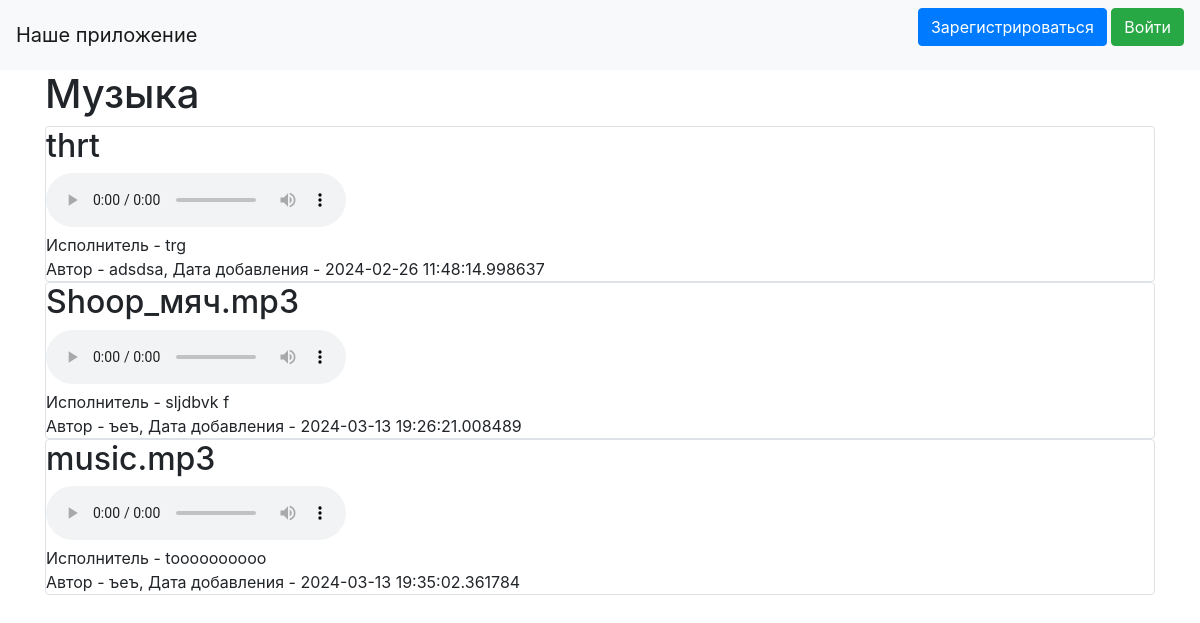
The page / on the database its author committed.
### data/news.py (models this page shows)
class News(SqlAlchemyBase):
    __tablename__ = 'news'
    id = sqlalchemy.Column(sqlalchemy.Integer, primary_key=True, autoincrement=True)
    title = sqlalchemy.Column(sqlalchemy.String, nullable=True)
    content = sqlalchemy.Column(sqlalchemy.String, nullable=True)
    created_date = sqlalchemy.Column(sqlalchemy.DateTime, default=datetime.datetime.now)
    is_private = sqlalchemy.Column(sqlalchemy.Boolean, default=True)
    user_id = sqlalchemy.Column(sqlalchemy.Integer, sqlalchemy.ForeignKey("users.id"))
    user = orm.relationship('User')
    categories = orm.relationship("Category", secondary="association", backref="news")

### data/users.py (models this page shows, shortened)
class User(SqlAlchemyBase, UserMixin):
    __tablename__ = 'users'
    id = sqlalchemy.Column(sqlalchemy.Integer, primary_key=True, autoincrement=True)
    name = sqlalchemy.Column(sqlalchemy.String, nullable=True)
    about = sqlalchemy.Column(sqlalchemy.String, nullable=True)
    email = sqlalchemy.Column(sqlalchemy.String, index=True, unique=True, nullable=True)
    hashed_password = sqlalchemy.Column(sqlalchemy.String, nullable=True)
    created_date = sqlalchemy.Column(sqlalchemy.DateTime, default=datetime.datetime.now)
    news = orm.relationship("News", back_populates='user')

### main.py (the view)
@app.route("/")
def index():
    db_sess = db_session.create_session()
    news = db_sess.query(News).filter(News.is_private != True)
    return render_template("index.html", news=news)

### data/db_session.py (called while the page is built)
def create_session() -> Session:
    global __factory
    return __factory()

### templates/index.html (shortened to what this page needs)
{% extends "base.html" %}
{% block content %}
    <h1>Музыка</h1>
    {% for item in news %}
        <div class="col-md6 border rounded" >
            <h2>{{ item.title }}</h2>
            <audio controls src="/static/{{item.title}}"> </audio>
            <div>Исполнитель - {{ item.content }}</div>
            <div> Автор - {{ item.user.name }}, Дата добавления - {{ item.created_date }} </div>
        </div>
    {% endfor %}
{% endblock %}

### templates/base.html (shortened to what this page needs)
<!doctype html>
<html lang="en">
<head>
    <link rel="stylesheet"
          href="https://stackpath.bootstrapcdn.com/bootstrap/4.4.1/css/bootstrap.min.css"
>
</head>
<body bgcolor="black">
<header>
    <nav class="navbar navbar-light bg-light">
        <a class="navbar-brand" href="#">Наше приложение</a>
        {% if current_user.is_authenticated %}
            <a class="navbar-brand" href="/logout">{{ current_user.name }}</a>
        {% else %}
            <p>
                <a class="btn btn-primary " href="/register">Зарегистрироваться</a>
                <a class="btn btn-success" href="/login">Войти</a>
            </p>
        {% endif %}
    </nav>
</header>
<main role="main" class="container">
    {% block content %}{% endblock %}
</main>
</body>
</html>

### rows shown on the page
News: title "thrt", content "trg", user.name "adsdsa", created_date "2024-02-26 11:48:14.998637"
News: title "Shoop_мяч.mp3", content "sljdbvk f", user.name "ъеъ", created_date "2024-03-13 19:26:21.008489"
News: title "music.mp3", content "toooooooooo", user.name "ъеъ", created_date "2024-03-13 19:35:02.361784"
